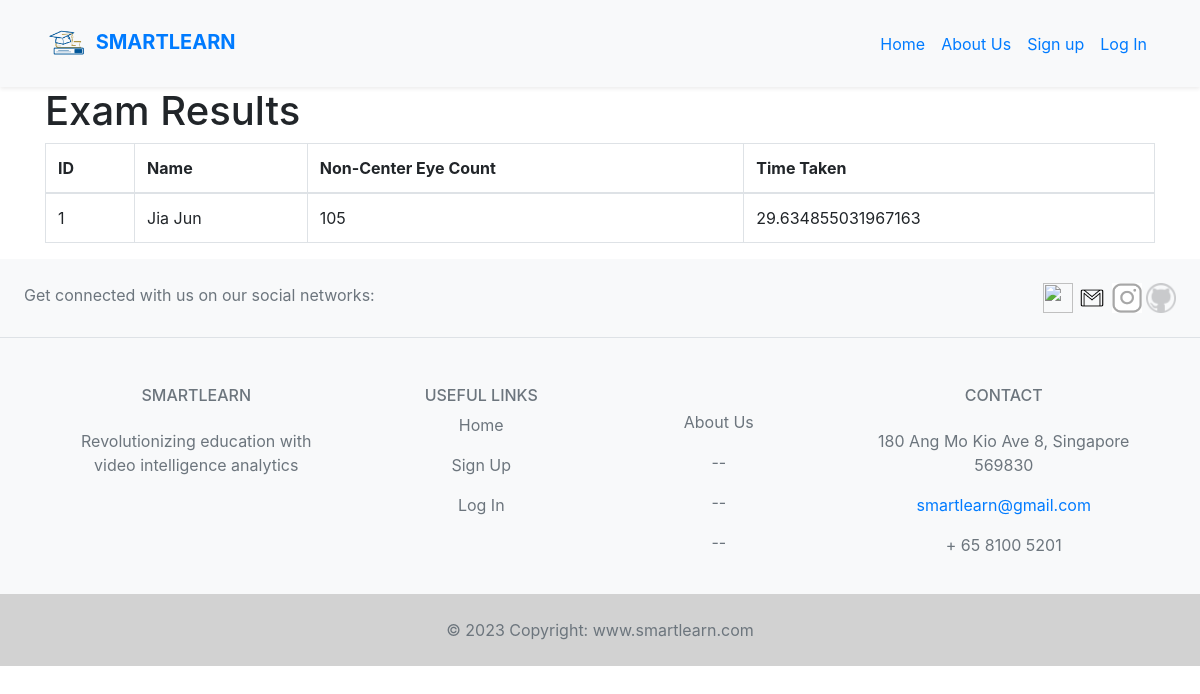
The app's page /exam_result, older data.
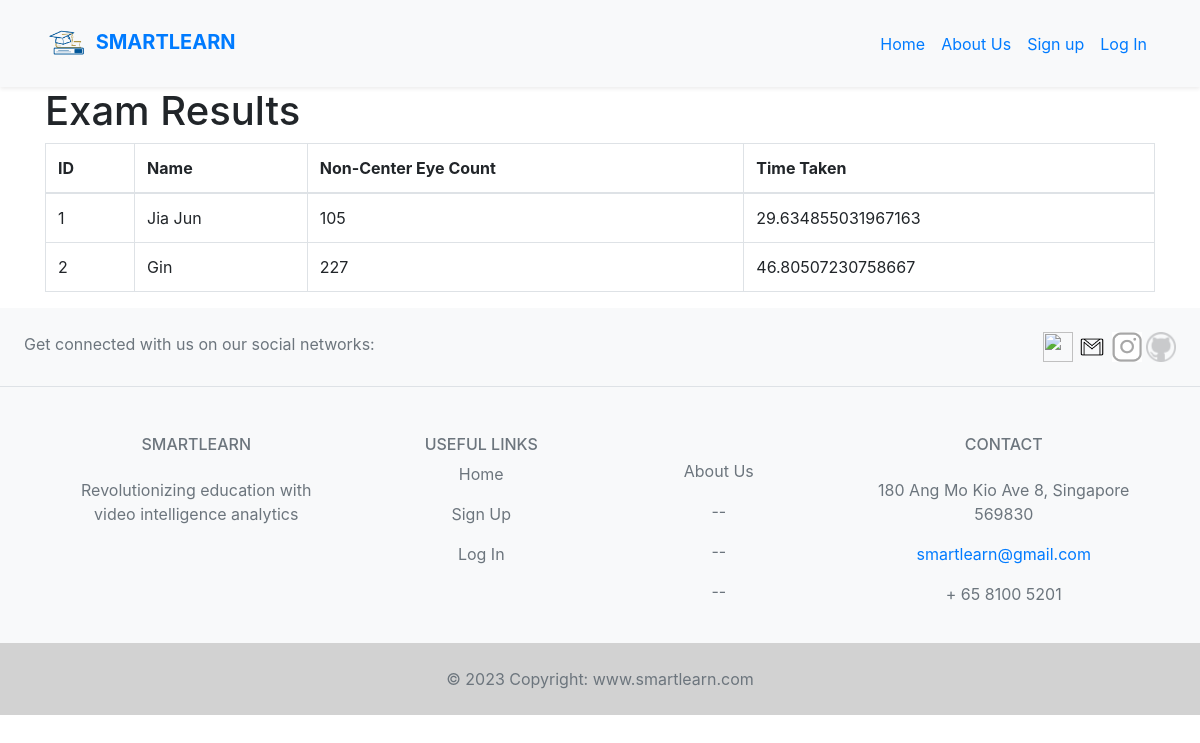
The same page, newer data.
### __init__.py (models this page shows, shortened)
class Exam_Attempt(db.Model, UserMixin):
    id = db.Column(db.Integer, primary_key=True)
    name = db.Column(db.String(150))
    non_center_eye_count = db.Column(db.Integer)
    time_taken = db.Column(db.Float)

### __init__.py (the view)
@app.route('/exam_result')
def exam_result():
    exam_attempts = Exam_Attempt.query.all()
    return render_template('exam_result.html', exam_attempts=exam_attempts)

### templates/exam_result.html (shortened to what this page needs)
{% extends "base.html" %}
{% block content %}
  <div class="container">
    <h1>Exam Results</h1>
    <table class="table table-bordered">
      <thead>
        <tr>
          <th>ID</th>
          <th>Name</th>
          <th>Non-Center Eye Count</th>
          <th>Time Taken</th>
        </tr>
      </thead>
      <tbody>
        {% for attempt in exam_attempts %}
          <tr>
            <td>{{ attempt.id }}</td>
            <td>{{ attempt.name }}</td>
            <td>{{ attempt.non_center_eye_count }}</td>
            <td>{{ attempt.time_taken }}</td>
          </tr>
        {% endfor %}
      </tbody>
    </table>
  </div>
{% endblock %}

### templates/base.html (shortened to what this page needs)
<!DOCTYPE html>
<html lang="en">
  <head>
    <link
      rel="stylesheet"
      href="https://stackpath.bootstrapcdn.com/bootstrap/4.5.2/css/bootstrap.min.css"
    />
  </head>
  <body>
    {% if 'user_id' in session %}
        {% if session['role'] == 'Student' %}
            {% block user_navbar %} {% include 'includes/_student_nav.html' %} {% endblock %}
        {% elif session['role'] == 'Staff' %}
            {% block staff_navbar %} {% include 'includes/_staff_nav.html' %} {% endblock %}
        {% endif %}
    {% else %}
        {% block navbar %} {% include 'includes/_navbar.html' %} {% endblock %}
    {% endif %}
    {% block content %}{% endblock %}
  </body>
  <footer>
    {% block footer %} {% include 'includes/_footer.html' %} {% endblock %}
  </footer>
</html>

### templates/includes/_navbar.html (shortened to what this page needs)
<nav class="navbar navbar-expand-lg py-3 bg-light shadow-sm">
  <div class="container">
    <a href="/" class="navbar-brand">
      <img src="/static/img/logo1.jpg" class="rounded-circle" width="45" alt="" class="d-inline-block align-middle mr-2">
      <span class="text-uppercase font-weight-bold">SmartLearn</span>
    </a>
    <div id="navbarSupportedContent" class="collapse navbar-collapse">
      <ul class="navbar-nav ml-auto">
        <li class="nav-item active"><a href="/" class="nav-link">Home <span class="sr-only">(current)</span></a></li>
        <li class="nav-item"><a href="/aboutUs" class="nav-link">About Us</a></li>
        <li class="nav-item"><a href="/signup" class="nav-link">Sign up</a></li>
        <li class="nav-item"><a href="/login" class="nav-link">Log In</a></li>
      </ul>
    </div>
  </div>
</nav>

### templates/includes/_footer.html (shortened to what this page needs)
<footer class="text-center text-lg-start bg-light text-muted mt-auto">
  <section class="d-flex justify-content-center justify-content-lg-between p-4 border-bottom">
    <div class="me-5 d-none d-lg-block">
      <span>Get connected with us on our social networks:</span>
    </div>
    <div>
      <a href="https://www.facebook.com/profile.php?id=100084438817499" class="me-4 text-reset">
        <i class="fab fa-facebook-f"><img src="static/img/fb.jpg" width="30px" height="30px"> </i>
      </a>
      <a href="mailto:smartlearn@gmail.com" class="me-4 text-reset">
        <i class="fab fa-google"><img src="static/img/gmail.jpg" width="30px" height="30px"> </i>
      </a>
      <a href="https://www.instagram.com/smartlearn/" class="me-4 text-reset">
        <i class="fab fa-instagram"><img src="static/img/insta.jpg" width="30px" height="30px"> </i>
      </a>
      <a href="https://github.com/Joon0208/Yammy" class="me-4 text-reset">
        <i class="fab fa-github"><img src="static/img/gh.jpg" width="30px" height="30px"> </i>
      </a>
    </div>
  </section>
  <section class="">
    <div class="container text-center text-md-start mt-5">
      <div class="row mt-3">
        <div class="col-md-3 col-lg-4 col-xl-3 mx-auto mb-4">
          <h6 class="text-uppercase fw-bold mb-4">
            SmartLearn </h6>
          <p> Revolutionizing education with video intelligence analytics</p>
        </div>
        <div class="col-md-2 col-lg-2 col-xl-2 mx-auto mb-4">
          <h6 class="text-uppercase fw-bold mb-6">
            Useful links
          </h6>
          <p>
            <a href="/" class="text-reset">Home</a>
          </p>
          <p>
            <a href="/signup" class="text-reset">Sign Up</a>
          </p>
          <p>
            <a href="/login" class="text-reset">Log In</a>
          </p>
        </div>
        <div class="col-md-3 col-lg-2 col-xl-2 mx-auto mb-4">
          <br>
          <p>
            <a href="/aboutUs" class="text-reset">About Us</a>
          </p>
          <p>
            <a href="/#!" class="text-reset">--</a>
          </p>
          <p>
            <a href="#!" class="text-reset">--</a>
          </p>
          <p>
            <a href="#!" class="text-reset">--</a>
          </p>
        </div>
        <div class="col-md-4 col-lg-3 col-xl-3 mx-auto mb-md-0 mb-4">
          <h6 class="text-uppercase fw-bold mb-4">Contact</h6>
          <p> 180 Ang Mo Kio Ave 8, Singapore 569830</p>
          <p>
            <a href="mailto:smartlearn@gmail.com"> smartlearn@gmail.com</a>
          </p>
          <p> + 65 8100 5201</p>
        </div>
      </div>
    </div>
  </section>
  <div class="text-center p-4" style="background-color: rgb(210, 210, 210);">
    © 2023 Copyright:
    <a class="text-reset fw-bold" href="/">www.smartlearn.com</a>
  </div>
</footer>

Row changes from the older to the newer data that the page shows:
added Exam_Attempt: id "2", name "Gin", non_center_eye_count "227", time_taken "46.80507230758667"
